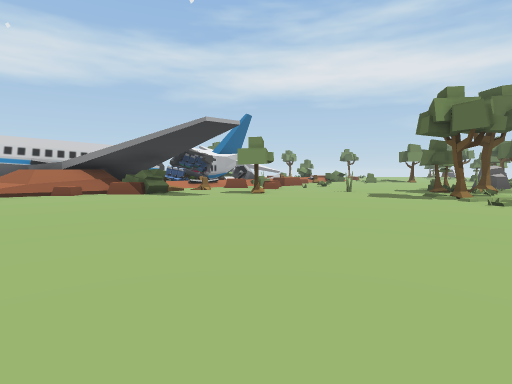
view 1 (above)

24 first-person views from a walk through a Unity game level. The camera is 1.5 m above the floor, tilts 4° down and sees 80° across. The floor is counted in squares, 2.4 m on a side. Each view is taken from the middle of a square. On the plan, view 1 faces up. The plan holds only what a view shows up to about 9 squares ahead; the rest is blank. The place goes on beyond the plan. The player character is not drawn. Some animated figures are not drawn.

view 2
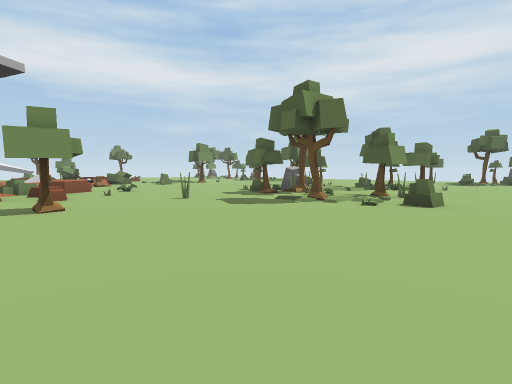

view 3
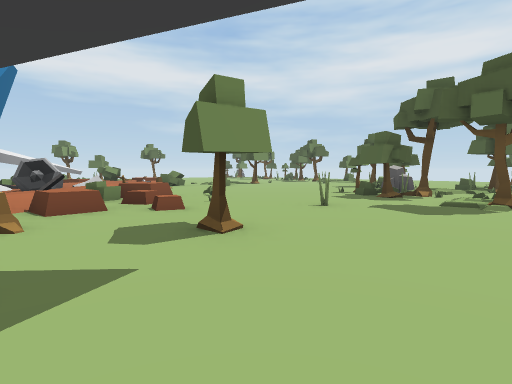

view 4
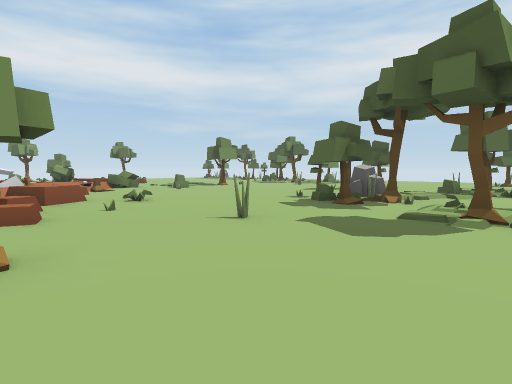

view 5
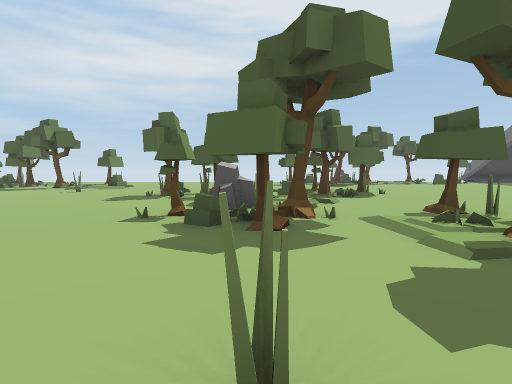

view 6
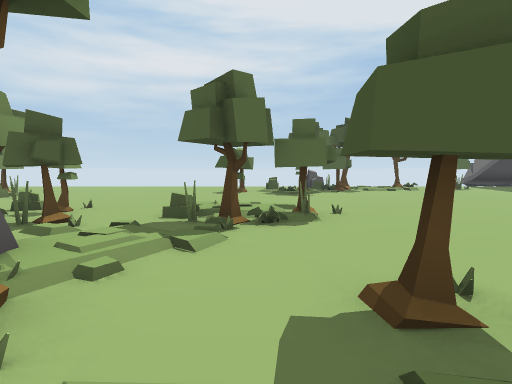

view 7
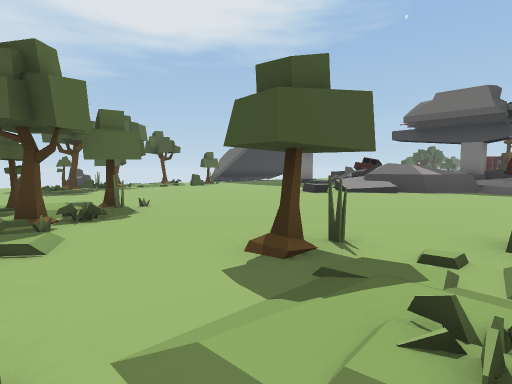

view 8
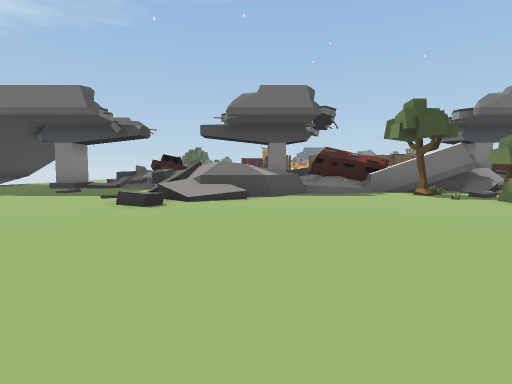

view 9
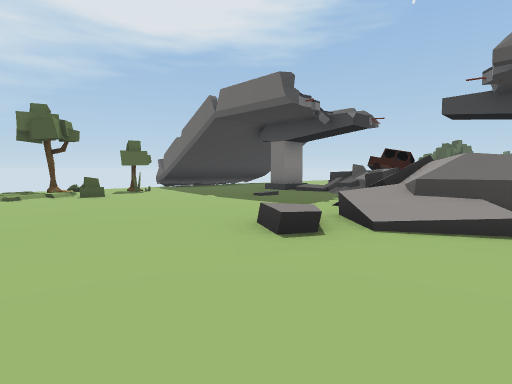

view 10
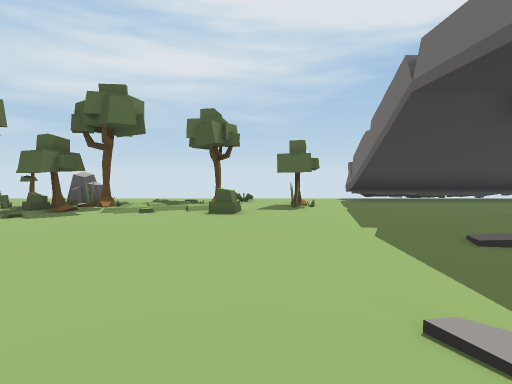

view 11
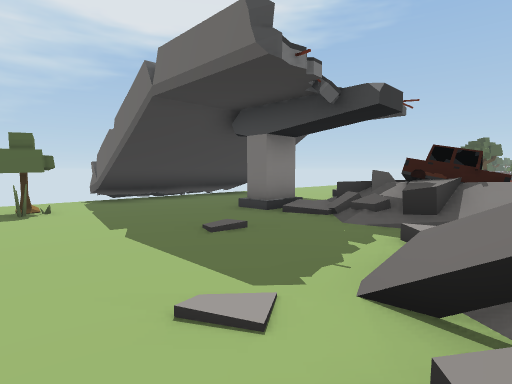

view 12
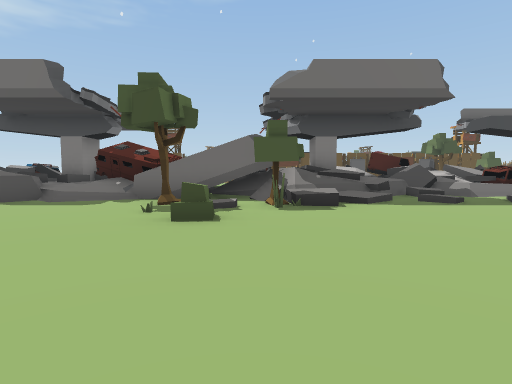

view 13
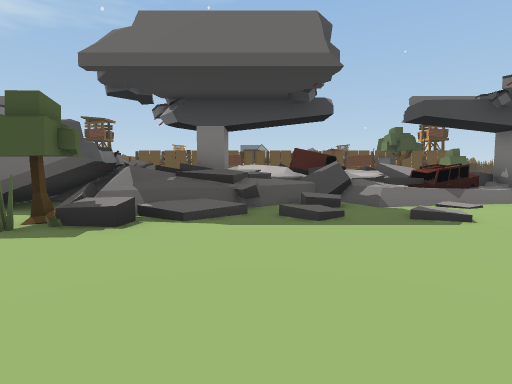

view 14
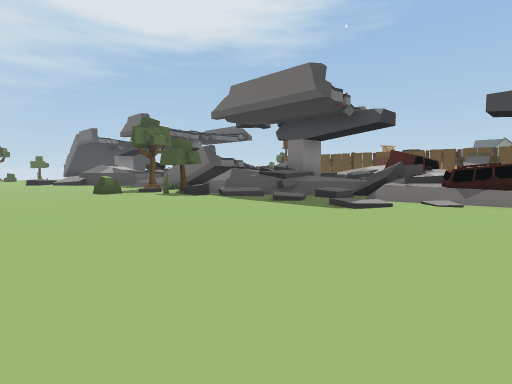

view 15
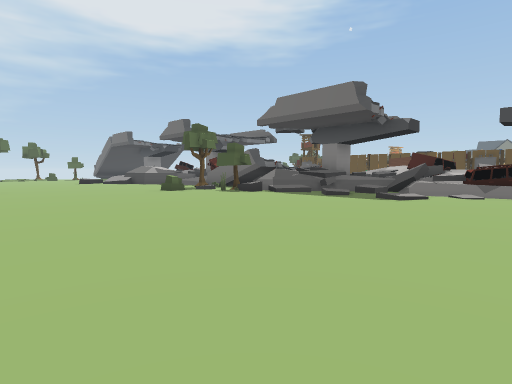

view 16
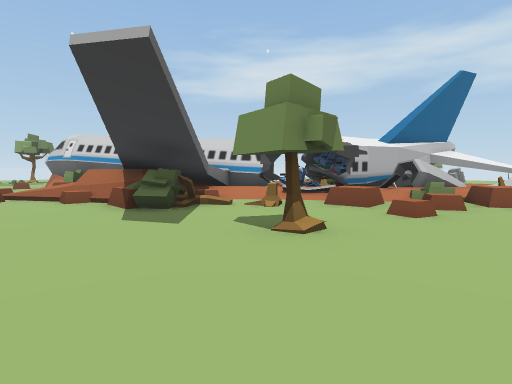

view 17
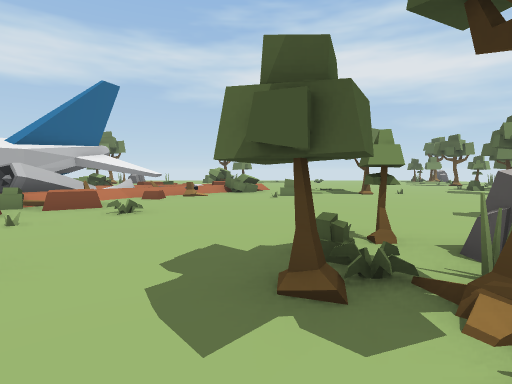

view 18
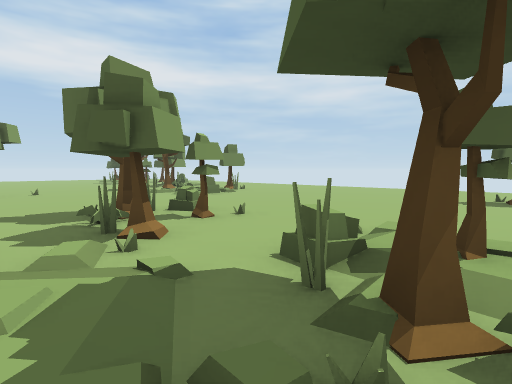

view 19
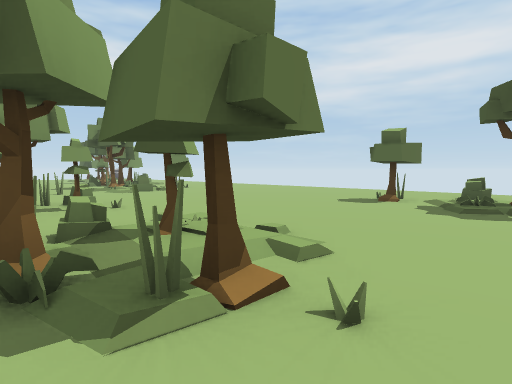

view 20
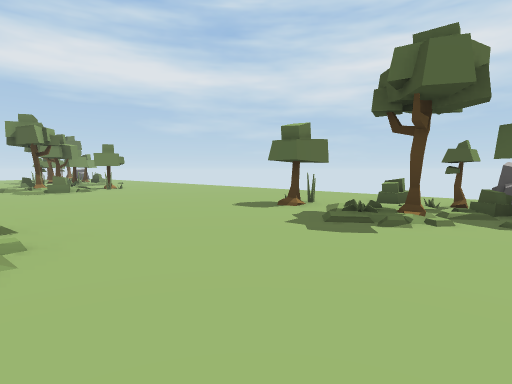

view 21
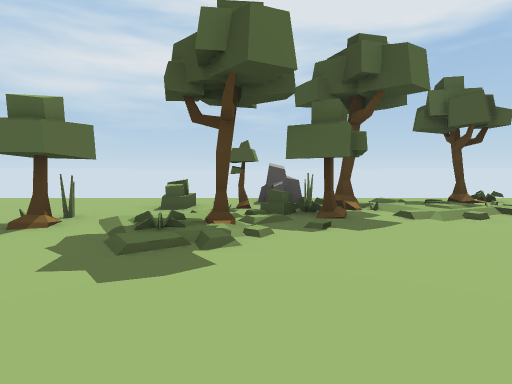

view 22
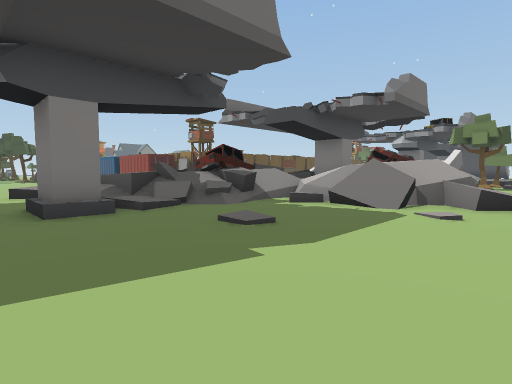

view 23
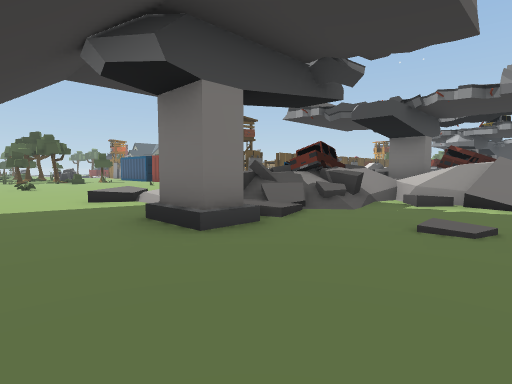

view 24
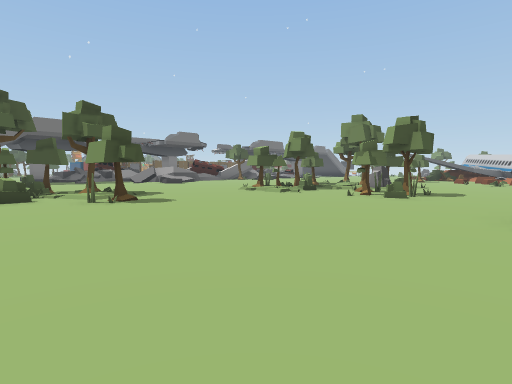

### Floor plan
Key: @ floor where view 1 was taken; # wall or solid block; x gap in a wall; . main floor; : floor 0.25 m higher than the main floor; + floor 0.5 m higher than the main floor; * floor 1.25 m higher than the main floor; % floor 1.5 m higher than the main floor; & floor 2 m higher than the main floor; $ floor 3.25 m higher than the main floor; / step, stairs or slope; = window, fence, low wall or low ledge; ^ raised ledge; v drop or lower ground; T tree; P plant; C car; A van; O other object.
Columns run from 6 left of view 1 to 19 right of it. Each row starts with its distance up from view 1.
 14      ###.........O.=.....
 13     ###^=................
 12  ####===.P...............
 11 ## +.^=.O....../#=.......
 10    .=.......##/##........
  9 =#  ..T..P..##/x.........
  8 =/#$........##:## .......
  7 /.........#//..###....x..
  6  ..........//........###.
  5 ...........#.........####
  4 ......................###
  3 ....................../..
  2 ....................../:/
  1 ......................=./
  0 ......@..#.....//......./
 -1 ........//....#==......#.
 -2 ..///./=x//./=#^#/.......
 -3  .../=/####//x%&=/......##
 -4 #C//////=*OOO=x =/......##
 -5 CC#=/^#  v   #/ #C///#..#
 -6  ==^ =#         =CC#//..#
 -7    AA=          O===/...##
 -8                 O ==/..
 -9                     ==.
-10                      ..
-11                      ..
-12                      ..
-13                      ..

Positions as (right, up) in squares from view 1, and headings:
1: (0, 0), facing up
2: (-1, 3), facing up-right
3: (-2, 6), facing up-right
4: (0, 6), facing up-right
5: (2, 9), facing right
6: (5, 7), facing right
7: (5, 8), facing down-right
8: (8, 6), facing down
9: (8, 3), facing down-right
10: (10, 0), facing right
11: (10, 0), facing down-right
12: (2, 4), facing down
13: (-1, 2), facing down
14: (-6, 3), facing down-right
15: (-6, 5), facing down-right
16: (2, 6), facing up-left
17: (5, 7), facing up
18: (8, 7), facing up-right
19: (9, 5), facing up-right
20: (11, 4), facing up-right
21: (12, 5), facing right
22: (16, 0), facing down-left
23: (17, -2), facing down-left
24: (18, 14), facing down-left
